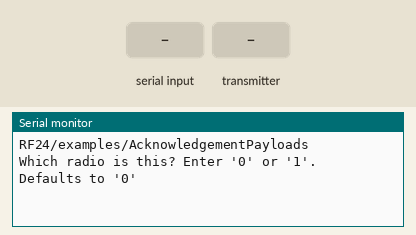
Recording of a sketch running on a simulated Arduino Uno, built with avr-gcc and run on an emulated ATmega328P. Shown: the last lines printed to the serial monitor. Inputs (shaded band) come from the test bench. No radio packets arrive unless stated.

Above: at 0.8 s.
0.9 s: "90,45\n" received over Serial
At 1.8 s:
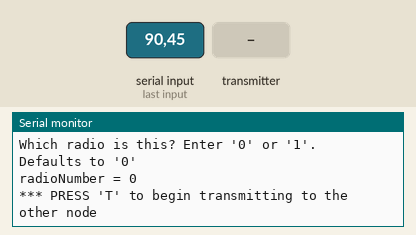
2.4 s: the transmitter starts sending message = 0
At 2.47 s:
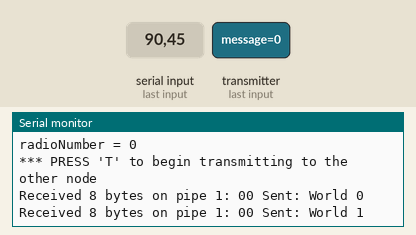
3.9 s: the transmitter starts sending counter = 64
At 3.97 s:
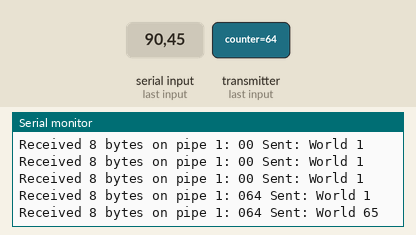
6.9 s: the transmitter starts sending message = 1
At 6.93 s:
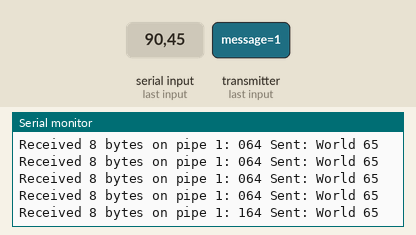
9.9 s: the transmitter starts sending counter = 255
At 9.93 s:
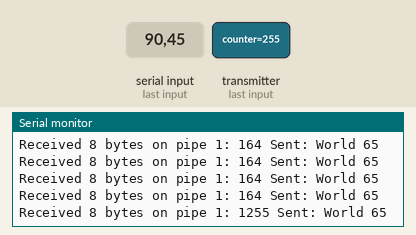
12.9 s: "T90\n" received over Serial
At 13.8 s:
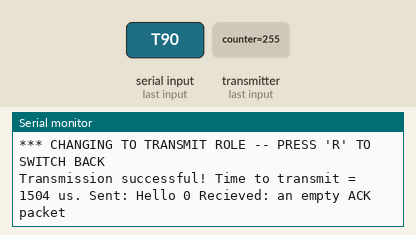
Timing chart, 0 to 15.4 s (numbered marks = the images above; inputs shaded):
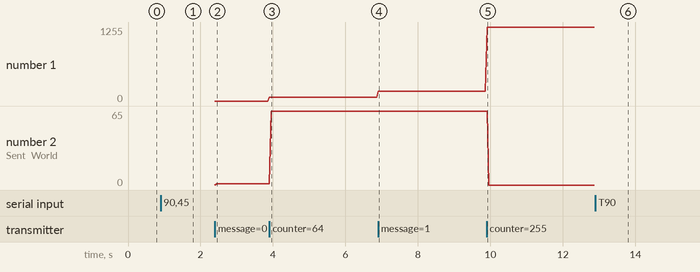

The sketch:

AcknowledgementPayloadsRF.ino
```cpp
// (licence header left out)
/**
 * A simple example of sending data from 1 nRF24L01 transceiver to another
 * with Acknowledgement (ACK) payloads attached to ACK packets.
 *
 * This example was written to be used on 2 devices acting as "nodes".
 * Use the Serial Monitor to change each node's behavior.
 */
#include <SPI.h>
#include "printf.h"
#include "RF24.h"

// instantiate an object for the nRF24L01 transceiver
RF24 radio(7, 8); // using pin 7 for the CE pin, and pin 8 for the CSN pin

// an identifying device destination
// Let these addresses be used for the pair
uint8_t address[][6] = {"1Node", "2Node"};
// It is very helpful to think of an address as a path instead of as
// an identifying device destination
// to use different addresses on a pair of radios, we need a variable to

// uniquely identify which address this radio will use to transmit
bool radioNumber = 1; // 0 uses address[0] to transmit, 1 uses address[1] to transmit

// Used to control whether this node is sending or receiving
bool role = false;  // true = TX role, false = RX role

// For this example, we'll be using a payload containing
// a string & an integer number that will be incremented
// on every successful transmission.
// Make a data structure to store the entire payload of different datatypes
struct PayloadStruct {
  char message[7];          // only using 6 characters for TX & ACK payloads
  uint8_t counter;
};
PayloadStruct payload;

void setup() {

  Serial.begin(9600);
  while (!Serial) {
    // some boards need to wait to ensure access to serial over USB
  }

  // initialize the transceiver on the SPI bus
  if (!radio.begin()) {
    Serial.println(F("radio hardware is not responding!!"));
    while (1) {} // hold in infinite loop
  }

  // print example's introductory prompt
  Serial.println(F("RF24/examples/AcknowledgementPayloads"));

  // To set the radioNumber via the Serial monitor on startup
  Serial.println(F("Which radio is this? Enter '0' or '1'. Defaults to '0'"));
  while (!Serial.available()) {
    // wait for user input
  }
  char input = Serial.parseInt();
  radioNumber = input == 1;
  Serial.print(F("radioNumber = "));
  Serial.println((int)radioNumber);

  // role variable is hardcoded to RX behavior, inform the user of this
  Serial.println(F("*** PRESS 'T' to begin transmitting to the other node"));

  // Set the PA Level low to try preventing power supply related problems
  // because these examples are likely run with nodes in close proximity to
  // each other.
  radio.setPALevel(RF24_PA_LOW);     // RF24_PA_MAX is default.

  // to use ACK payloads, we need to enable dynamic payload lengths (for all nodes)
  radio.enableDynamicPayloads();    // ACK payloads are dynamically sized

  // Acknowledgement packets have no payloads by default. We need to enable
  // this feature for all nodes (TX & RX) to use ACK payloads.
  radio.enableAckPayload();

  // set the TX address of the RX node into the TX pipe
  radio.openWritingPipe(address[radioNumber]);     // always uses pipe 0

  // set the RX address of the TX node into a RX pipe
  radio.openReadingPipe(1, address[!radioNumber]); // using pipe 1

  // additional setup specific to the node's role
  if (role) {
    // setup the TX payload

    memcpy(payload.message, "Hello ", 6);                       // set the payload message
    radio.stopListening();                                      // put radio in TX mode
  } else {
    // setup the ACK payload & load the first response into the FIFO

    memcpy(payload.message, "World ", 6);                       // set the payload message
    // load the payload for the first received transmission on pipe 0
    radio.writeAckPayload(1, &payload, sizeof(payload));

    radio.startListening();                                     // put radio in RX mode
  }

  // For debugging info
  // printf_begin();             // needed only once for printing details
  // radio.printDetails();       // (smaller) function that prints raw register values
  // radio.printPrettyDetails(); // (larger) function that prints human readable data

}

void loop() {

  if (role) {
    // This device is a TX node

    unsigned long start_timer = micros();                    // start the timer
    bool report = radio.write(&payload, sizeof(payload));    // transmit & save the report
    unsigned long end_timer = micros();                      // end the timer

    if (report) {
      Serial.print(F("Transmission successful! "));          // payload was delivered
      Serial.print(F("Time to transmit = "));
      Serial.print(end_timer - start_timer);                 // print the timer result
      Serial.print(F(" us. Sent: "));
      Serial.print(payload.message);                         // print the outgoing message
      Serial.print(payload.counter);                         // print the outgoing counter
      uint8_t pipe;
      if (radio.available(&pipe)) {                          // is there an ACK payload? grab the pipe number that received it
        PayloadStruct received;
        radio.read(&received, sizeof(received));             // get incoming ACK payload
        Serial.print(F(" Recieved "));
        Serial.print(radio.getDynamicPayloadSize());         // print incoming payload size
        Serial.print(F(" bytes on pipe "));
        Serial.print(pipe);                                  // print pipe number that received the ACK
        Serial.print(F(": "));
        Serial.print(received.message);                      // print incoming message
        Serial.println(received.counter);                    // print incoming counter

        // save incoming counter & increment for next outgoing
        payload.counter = received.counter + 1;

      } else {
        Serial.println(F(" Recieved: an empty ACK packet")); // empty ACK packet received
      }


    } else {
      Serial.println(F("Transmission failed or timed out"));    // payload was not delivered
    }

    // to make this example readable in the serial monitor
    delay(1000);  // slow transmissions down by 1 second

  } else {
    // This device is a RX node

    uint8_t pipe;
    if (radio.available(&pipe)) {                    // is there a payload? get the pipe number that recieved it
      uint8_t bytes = radio.getDynamicPayloadSize(); // get the size of the payload
      PayloadStruct received;
      radio.read(&received, sizeof(received));       // get incoming payload
      Serial.print(F("Received "));
      Serial.print(bytes);                           // print the size of the payload
      Serial.print(F(" bytes on pipe "));
      Serial.print(pipe);                            // print the pipe number
      Serial.print(F(": "));
      Serial.print(received.message);                // print incoming message
      Serial.print(received.counter);                // print incoming counter
      Serial.print(F(" Sent: "));
      Serial.print(payload.message);                 // print outgoing message
      Serial.println(payload.counter);               // print outgoing counter

      // save incoming counter & increment for next outgoing
      payload.counter = received.counter + 1;
      // load the payload for the first received transmission on pipe 0
      radio.writeAckPayload(1, &payload, sizeof(payload));
    }
  } // role

  if (Serial.available()) {
    // change the role via the serial monitor

    char c = toupper(Serial.read());
    if (c == 'T' && !role) {
      // Become the TX node

      role = true;
      Serial.println(F("*** CHANGING TO TRANSMIT ROLE -- PRESS 'R' TO SWITCH BACK"));

      memcpy(payload.message, "Hello ", 6); // change payload message
      radio.stopListening();                // this also discards any unused ACK payloads

    } else if (c == 'R' && role) {
      // Become the RX node

      role = false;
      Serial.println(F("*** CHANGING TO RECEIVE ROLE -- PRESS 'T' TO SWITCH BACK"));
      memcpy(payload.message, "World ", 6); // change payload message

      // load the payload for the first received transmission on pipe 0
      radio.writeAckPayload(1, &payload, sizeof(payload));
      radio.startListening();
    }
  }
} // loop
```

Measured:
- after the input at 0.9 s, the serial monitor: prints a new line at once (image 1)
- after the input at 2.4 s, the serial monitor: prints a new line at once (image 2)
- after the input at 3.9 s, the serial monitor: prints a new line at once (image 3)
- after the input at 6.9 s, the serial monitor: prints a new line at once (image 4)
- after the input at 9.9 s, the serial monitor: prints a new line at once (image 5)
- after the input at 12.9 s, the serial monitor: prints a new line at once (image 6)
- plotted number 1: 0 → 64 after the input at 3.9 s, 64 → 164 after the input at 6.9 s, 164 → 1255 after the input at 9.9 s
- plotted number 2: 1 → 65 after the input at 3.9 s, 65 → 0 after the input at 9.9 s
